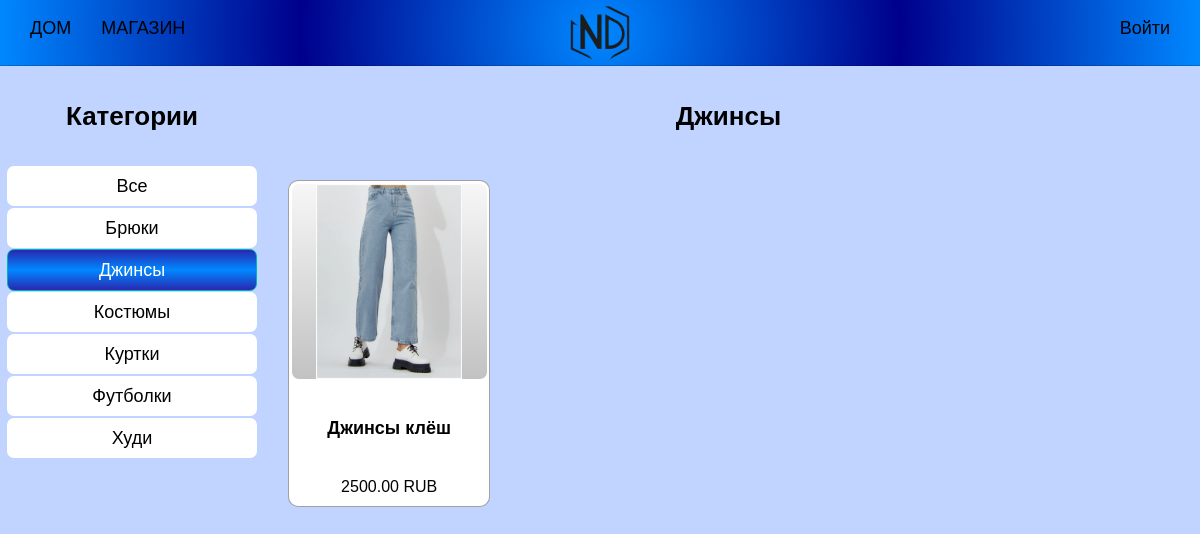
Screenshot of /shop/category/dzhinsy/ with the database file from the repository.
### main/models.py (models this page shows, shortened)
class Category(models.Model):
    name  = models.CharField(max_length=20, unique=True)
    slug = models.SlugField(max_length=20, unique=True)
    class Meta:
        ordering = ['name']
        indexes = [models.Index(fields=['name'])]
        verbose_name = 'Category'
        verbose_name_plural = 'Categories'
    def get_absolute_url(self):
        return reverse('main:product_list_by_category', args=[self.slug])

class Product(models.Model):
    category = models.ForeignKey(Category, related_name='products',
                                 on_delete=models.PROTECT)
    name = models.CharField(max_length=50)
    slug = models.SlugField(max_length=50)
    image = models.ImageField(upload_to='products/%Y/%m/%d', blank=True)
    description = models.TextField(blank=True)
    gender = models.CharField(max_length=10, choices=GENDER, default='Женский')
    size = models.IntegerField(max_length=10, default=30)
    price = models.DecimalField(max_digits=10, decimal_places=2)
    available = models.BooleanField(default=True)
    created = models.DateTimeField(auto_now_add=True)
    updated = models.DateTimeField(auto_now=True)
    discount = models.DecimalField(default=0.00, max_digits=5,
                                   decimal_places=2)
    class Meta:
        ordering = ['name']
        indexes = [models.Index(fields=['id', 'slug']),
                   models.Index(fields=['name']),
                   models.Index(fields=['-created'])]
    def get_absolute_url(self):
        return reverse('main:product_detail', args=[self.slug])

### main/views.py (the view)
# urls.py: path('shop/category/<slug:category_slug>/', views.product_list, name='product_list_by_category'),
def product_list(request, gender=None, category_slug=None):
    page = request.GET.get('page', 1)
    category = None
    categories = Category.objects.all()
    products = Product.objects.filter(available=True)
    if gender:
        products = products.filter(gender=gender)
    if category_slug:
        category = get_object_or_404(Category, slug=category_slug)
        products = products.filter(category=category)
    paginator = Paginator(products, 10)
    current_page = paginator.page(int(page))
    return render(request, 'main/product/list.html',
                  {'category':category,
                   'categories':categories,
                   'products':current_page,
                   'slug_url':category_slug,
                   'gender':gender})

### cart/context_processors.py (called while the page is built)
def cart(request):
    return {'cart': Cart(request)}

### main/templates/main/product/list.html (shortened to what this page needs)
{% extends 'main/base.html' %}
{% load static %}
{% block content %}
    <div class="llist">
        <div class="sidebar">
            <h4>Категории</h4>
            <ul>
                <li>
                    <a href="{% if gender == 'Женский' %}{% url 'main:product_list_women' %}
                    {% elif gender == 'Мужской' %}{% url 'main:product_list_men' %}
                    {% else %}{% url 'main:product_list' %}{% endif %}">
                        <div {% if not category %}class="selected"{% endif %}>
                            {% if gender == 'Женский' %}<h6>Женская одежда</h6>
                            {% elif gender == 'Мужской' %}<h6>Мужская одежда</h6>
                            {% else %}<h6>Все</h6>
                            {% endif %}
                        </div>
                    </a>
                </li>
                {% for c in categories %}
                    <li>
                        <a href="{% if gender == 'Женский' %}{{ c.get_women_url }}
                        {% elif gender == 'Мужской' %}{{ c.get_men_url }}
                        {% else %}{{ c.get_absolute_url }}{% endif %}">
                            <div {% if category.slug == c.slug %}class="selected"{% endif %}><h6>{{ c.name }}</h6></div>
                        </a>
                    </li>
                {% endfor %}
            </ul>
        </div>
        <div class="main">
            <div class="main-title">
                {% if category %}<h4>{{ category.name }}</h4>{% else %}<h4>Вся одежда</h4>{% endif %}
            </div>
            <div class="product-list">
                <div class="items">
                    {% for product in products %}
                        <div class="item">
                            <a href="{{ product.get_absolute_url }}" class="item-card">
                                <div class="div-img">
                                    <img src="{% if product.image %}{{ product.image.url }}{% else %}{% static 'img/no_image.png' %}{% endif %}" alt="" class="card-img">
                                </div>
                                <h5 class="title-card">{{ product.name }}</h5>
                                {% if product.discount %}
                                    <div class="cart_discount">
                                        <p class="line">{{ product.price }}</p>
                                        <p>{{ product.sell_price }} RUB</p>
                                    </div>
                                {% else %}
                                    <p class="price">{{ product.price }} RUB</p>
                                {% endif %}
                            </a>
                        </div>
                    {% endfor %}
                </div>
            </div>
        </div>
    </div>
{% endblock content %}

### main/static/css/base.css (style rules this page uses)
:root { --box-shadow: 0 0 20px rgb(0, 255, 255); --text-shadow: 0 0 10px rgb(0, 255, 255); --gradient-logo: radial-gradient(circle,rgba(0, 136, 255, 1) 0%, rgb(0, 0, 139) 50%, rgba(0, 136, 255, 1) 100%); --gradient-c: linear-gradient(180deg,rgba(40, 40, 176, 1) 0%, rgba(0, 136, 255, 1) 50%, rgba(40, 40, 176, 1) 100%); }
h4 { font-size: 26px; }
h5 { font-size: 18px; font-weight: 600; }
h6 { font-size: 18px; font-weight: 500; }
body { background-color: rgb(193, 212, 255); margin: 0; padding: 0; font-family:'Lucida Sans', 'Lucida Sans Regular', 'Lucida Grande', 'Lucida Sans Unicode', Geneva, Verdana, sans-serif; font-size: 18px; }
ul { list-style: none; padding: 0; }
a { text-decoration: none; color: black; }
.items { display: grid; grid-template-columns: repeat(auto-fill, minmax(205px, 1fr)); grid-auto-rows: 330px; justify-items: center; align-items: center; overflow-y: auto; overflow-x: hidden; padding: 12px; box-sizing: border-box; max-height: calc(100vh - 176px); scrollbar-width: thin; }
.item { width: 200px; height: 325px; border: 1px solid rgba(0, 0, 0, 0.37); border-radius: 10px; transition: all 0.2s linear; background-color: white; }
.item-card { display: flex; flex-direction: column; justify-content: space-between ; align-items: center; width: 200px; height: 325px; border-radius: 10px; }
.div-img { position: relative; display: flex; justify-content: center; align-items: center; width: 195px; height: 195px; margin-top: 3px; border-radius: 7px; background-image: linear-gradient(180deg, rgba(247, 247, 247, 1) 0%, rgb(194, 194, 194) 100%); z-index: 0; }
.card-img { position: absolute; width: auto; height: 195px; }
.title-card { margin: 35px 0 0 0; max-width: 195px; }
.price { font-size: 16px; padding: 0; margin: 0; margin: 35px 0 10px 0; max-width: 195px; }
.llist { display: flex; box-sizing: border-box; max-width: 1600px; margin: 0 7px; gap: 7px; overflow: hidden; }
.main { display: flex; text-align: center; flex-direction: column; width: 100%; }
.sidebar { width: 250px; display: flex; text-align: center; align-items: center; flex-direction: column; }
.sidebar ul { display: flex; flex-direction: column; justify-content: center; align-items: center; width: 250px; margin: 0 auto; row-gap: 2px; }
.sidebar ul li { background-color: #fff; height: 40px; width: 250px; border-radius: 7px; z-index: 0; }
.sidebar ul li a { display: flex; justify-content: center; align-items: center; height: 40px; width: 250px; border-radius: 7px; }
.sidebar ul li a h6 { margin: 0; padding: 0; }
.selected { color: white; display: flex; height: 40px; width: 250px; justify-content: center; align-items: center; border: 1px solid rgb(0, 180, 180); background-image: var(--gradient-c); border-radius: 7px; }

### rows the page displays
Category: name "Брюки"
Category: name "Джинсы"
Category: name "Костюмы"
Category: name "Куртки"
Category: name "Футболки"
Category: name "Худи"
Product: image (picture), name "Джинсы клёш", price "2500.00"
